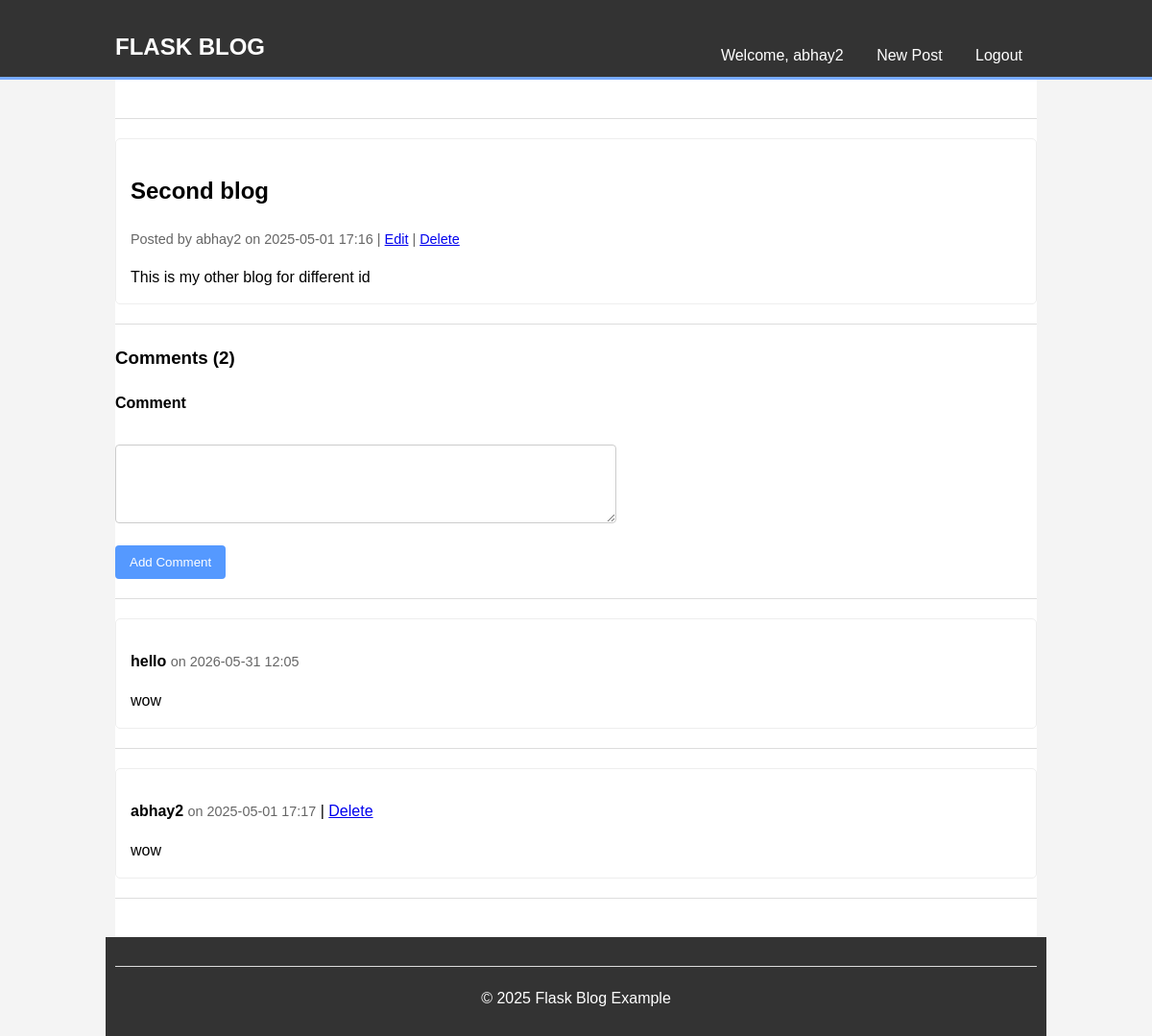
The app's page /post/2 (signed in) with its own data.
### models.py (models this page shows, shortened)
class User(db.Model, UserMixin):
    id = db.Column(db.Integer, primary_key=True)
    username = db.Column(db.String(100), unique=True, nullable=False, index=True) # Added index
    password_hash = db.Column(db.String(256), nullable=False) # Store hash, not raw password
    posts = db.relationship('Post', back_populates='author', lazy='dynamic', cascade='all, delete-orphan')
    comments = db.relationship('Comment', back_populates='user', lazy='dynamic', cascade='all, delete-orphan')

class Post(db.Model):
    id = db.Column(db.Integer, primary_key=True)
    title = db.Column(db.String(120), nullable=False)
    content = db.Column(db.Text, nullable=False)
    date_posted = db.Column(db.DateTime, nullable=False, default=lambda: datetime.now(timezone.utc), index=True)
    author_id = db.Column(db.Integer, db.ForeignKey('user.id'), nullable=False)
    author = db.relationship('User', back_populates='posts')
    comments = db.relationship('Comment', back_populates='post', lazy='dynamic', cascade='all, delete-orphan')

class Comment(db.Model):
    id = db.Column(db.Integer, primary_key=True)
    content = db.Column(db.Text, nullable=False)
    date_posted = db.Column(db.DateTime, nullable=False, default=lambda: datetime.now(timezone.utc), index=True)
    post_id = db.Column(db.Integer, db.ForeignKey('post.id'), nullable=False)
    user_id = db.Column(db.Integer, db.ForeignKey('user.id'), nullable=False)
    post = db.relationship('Post', back_populates='comments')
    user = db.relationship('User', back_populates='comments')

### main.py (the view, shortened to what this page needs)
@app.route('/post/<int:post_id>', methods=['GET', 'POST'])
def view_post(post_id):
    post = db.session.get(Post, post_id)
    if not post:
        abort(404)
    form = CommentForm()
    comments = db.session.scalars(
        db.select(Comment)
        .where(Comment.post_id == post.id)
        .order_by(Comment.date_posted.desc())
    ).all()
    return render_template('post.html', post=post, comments=comments, form=form, title=post.title)

### forms.py
class CommentForm(FlaskForm):
    content = TextAreaField('Comment', validators=[DataRequired()])
    submit = SubmitField('Add Comment')

### main.py (called while the page is built)
@login_manager.user_loader
def load_user(user_id):
    return db.session.get(User, int(user_id))

### templates/post.html (shortened to what this page needs)
{% extends "base.html" %}
{% block content %}
  {% if post %}
    <article class="post-full">
      <h2>{{ post.title }}</h2>
      <p class="post-meta">
          Posted by {{ post.author.username }}
          on {{ post.date_posted.strftime('%Y-%m-%d %H:%M') }}
          {% if current_user.is_authenticated and current_user.id == post.author_id %}
              | <a href="#">Edit</a> | <a href="#">Delete</a>
          {% endif %}
      </p>
      <div class="post-content">
          {{ post.content }}
      </div>
    </article>
    <hr>
    <section class="comments">
      <h3>Comments ({{ comments|length }})</h3>
      {% if current_user.is_authenticated %}
        <form method="POST" action="{{ url_for('view_post', post_id=post.id) }}">
            <div>
              {{ form.content.label }}<br>
              {{ form.content(cols=60, rows=4) }}<br>
            </div>
            <div>
              {{ form.submit() }}
            </div>
        </form>
        <hr>
      {% else %}
        <p><a href="{{ url_for('login', next=request.url) }}">Login</a> to add a comment.</p>
        <hr>
      {% endif %}
      {% if comments %}
        {% for comment in comments %}
            <article class="comment">
              <p>
                  <strong>{{ comment.user.username }}</strong>
                  <small>on {{ comment.date_posted.strftime('%Y-%m-%d %H:%M') }}</small>
                   {% if current_user.is_authenticated and current_user.id == comment.user_id %}
                       | <a href="#">Delete</a>
                   {% endif %}
              </p>
              <div>{{ comment.content }}</div>
            </article>
            <hr>
        {% endfor %}
      {% else %}
          <p>No comments yet. Be the first!</p>
      {% endif %}
    </section>
  {% endif %}
{% endblock %}

### templates/base.html (shortened to what this page needs)
<!DOCTYPE html>
<html lang="en">
<head>
    <link rel="stylesheet" href="{{ url_for('static', filename='css/style.css') }}">
</head>
<body>
    <header>
      <nav class="container">
        <h1><a href="{{ url_for('index') }}" style="color:inherit; text-decoration:none;">Flask Blog</a></h1>
        <ul>
          {% if current_user.is_authenticated %}
            <li>Welcome, {{ current_user.username }}</li>
            <li><a href="{{ url_for('create_post') }}">New Post</a></li>
            <li><a href="{{ url_for('logout') }}">Logout</a></li>
          {% else %}
            <li><a href="{{ url_for('login') }}">Login</a></li>
            <li><a href="{{ url_for('register') }}">Register</a></li>
          {% endif %}
        </ul>
      </nav>
    </header>
    <main class="container">
      <hr>
      {% block content %}{% endblock %}
    </main>
    <footer class="container">
        <hr>
        <p>© 2025 Flask Blog Example</p>
    </footer>
</body>
</html>

### static/css/style.css (style rules this page uses)
body { font-family: sans-serif; line-height: 1.6; margin: 0; padding: 0; background-color: #f4f4f4; }
.container { width: 80%; margin: auto; overflow: hidden; }
header { background: #333; color: #fff; padding-top: 10px; min-height: 70px; border-bottom: #77aaff 3px solid; }
header h1 a { color: #fff; text-decoration: none; text-transform: uppercase; float: left; }
header nav ul { padding: 0; margin: 0; list-style: none; float: right; margin-top: 15px; }
header nav ul li { display: inline; padding: 0 15px; }
header nav ul li a { color: #fff; text-decoration: none; }
main { padding: 20px 0; background-color: #fff; min-height: 400px; }
footer { background: #333; color: #fff; text-align: center; padding: 10px; margin-top: 20px; }
form div { margin-bottom: 15px; }
form label { display: block; margin-bottom: 5px; font-weight: bold; }
form input[type="text"], form input[type="password"], form textarea { width: 95%; padding: 10px; border: 1px solid #ccc; border-radius: 4px; max-width: 500px; }
form input[type="submit"] { background: #5599ff; color: #fff; border: none; padding: 10px 15px; cursor: pointer; border-radius: 4px; }
.post-summary, .post-full, .comment { background: #fff; padding: 15px; margin-bottom: 15px; border: 1px solid #eee; border-radius: 5px; }
.post-meta, .comment p small { color: #666; font-size: 0.9em; }
.post-content, .comment div { margin-top: 10px; }
hr { border: 0; height: 1px; background: #ddd; margin: 20px 0; }

### records on screen
User: username "abhay2", author.username "abhay2"
Post: title "Second blog", date_posted "2025-05-01 17:16", content "This is my other blog for different id"
Comment: user.username "hello", date_posted "2026-05-31 12:05", content "wow"
Comment: user.username "abhay2", date_posted "2025-05-01 17:17", shows "Delete", content "wow"

### other values on screen
{{ comments|length }} "2"
